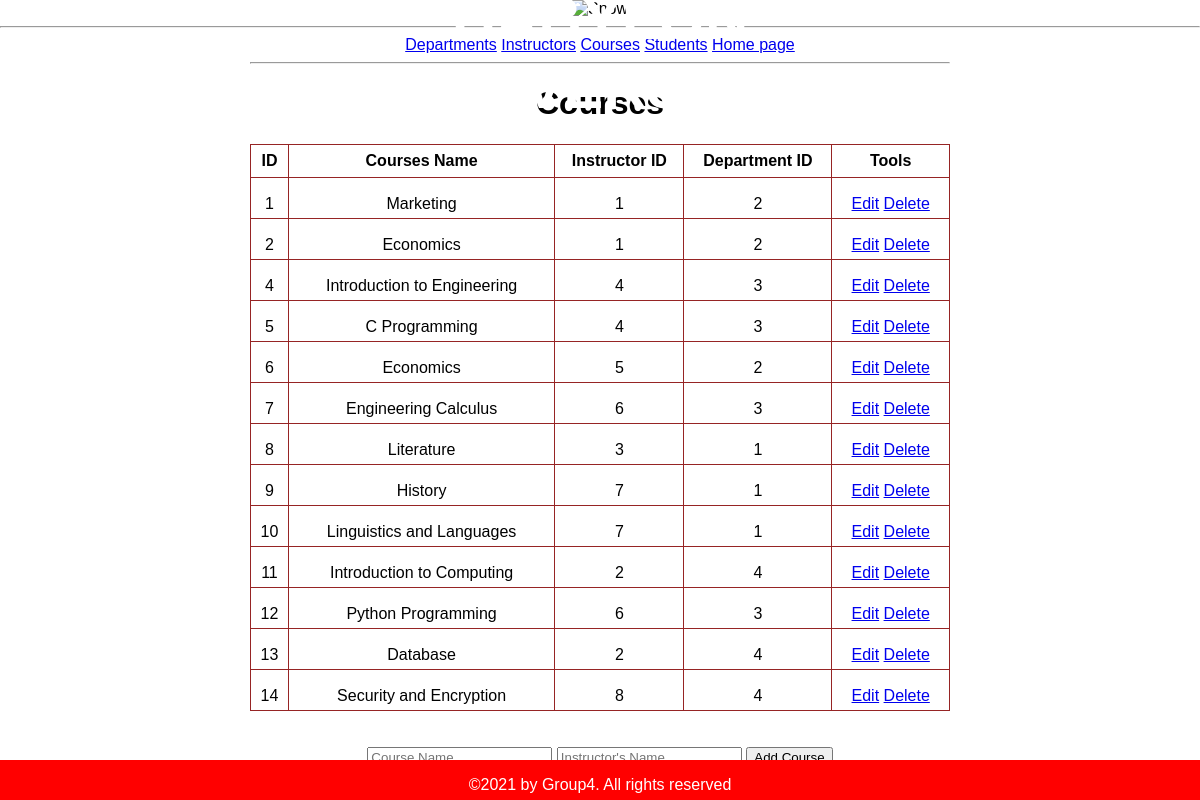
Screenshot of /courses with the database file from the repository.
### Admin.py (models this page shows)
class Courses(db.Model):
    id = db.Column(db.Integer, primary_key=True)
    C_name = db.Column(db.String(100))
    I_id=db.Column(db.Integer, db.ForeignKey('instructors.id'))
    D_id=db.Column(db.Integer, db.ForeignKey('departments.id'))
    student = db.relationship('Students', backref='course')

### Admin.py (the view)
@app.route('/courses', methods=['POST', 'GET'])
def courses():
    if request.method == 'POST':
        try:
            C_name = request.form.get('C_name')
            I_name = request.form.get('I_name')
            link_course_instructor = Instructors.query.filter_by(I_name=I_name).first()
            courses = Courses(C_name=C_name, instructor=link_course_instructor)
            courses.D_id = link_course_instructor.D_id
            db.session.add(courses)
            db.session.commit()
            return redirect('/courses')
        except:
            return "Instructor not found"
    else:
        courses = Courses.query.all()
        return render_template('courses.html', courses=courses)

### templates/courses.html (shortened to what this page needs)
{% extends "base.html" %}
{% block body %}
    <a href="/departments">Departments</a>
    <a href="/instructors">Instructors</a>
    <a href="/courses">Courses</a>
    <a href="/students">Students</a>
    <a href="/functions">Home page</a>
    <hr>
    <h1>Courses</h1>
    {% if courses|length < 1 %}
        <h4>There are no courses</h4>
    {% else %}
    <table style="text-align: center;">
        <tr>
            <th>ID</th>
            <th>Courses Name</th>
            <th>Instructor ID</th>
            <th>Department ID</th>
            <th>Tools</th>
        </tr>
        {%for course in courses%}
        <tr>
            <td>{{course.id}}</td>
            <td>{{course.C_name}}</td>
            <td>{{course.I_id}}</td>
            <td>{{course.D_id}}</td>
            <td>
                <a href="/courses/edit/{{course.id}}">Edit</a>
                <a href="/courses/delete/{{course.id}}">Delete</a>
            </td>
        </tr>
        {% endfor%}
    </table>
    <br> <br>
    {%endif%}
    <form action="/courses" method="post">
        <input type="text" name="C_name" placeholder="Course Name" required>
        <input type="text" name="I_name" placeholder="Instructor's Name" required>
        <input type="submit" value="Add Course">
    </form>
{% endblock %}

### static/style28.css (style rules this page uses)
h1 { color: black; font-family: helvetica; text-align: center; }
body, html { margin: 0; font-family: sans-serif; }
table, td, th { border: 1px solid rgb(150, 36, 36); }
td { text-align:center; padding: 5px; height: 30px; vertical-align: bottom; }
th { height: 30px }
table { border-collapse: collapse; width: 100%; }

### rows the page displays
Courses: id "1", C_name "Marketing", I_id "1", D_id "2"
Courses: id "2", C_name "Economics", I_id "1", D_id "2"
Courses: id "4", C_name "Introduction to Engineering", I_id "4", D_id "3"
Courses: id "5", C_name "C Programming", I_id "4", D_id "3"
Courses: id "6", C_name "Economics", I_id "5", D_id "2"
Courses: id "7", C_name "Engineering Calculus", I_id "6", D_id "3"
Courses: id "8", C_name "Literature", I_id "3", D_id "1"
Courses: id "9", C_name "History", I_id "7", D_id "1"
Courses: id "10", C_name "Linguistics and Languages", I_id "7", D_id "1"
Courses: id "11", C_name "Introduction to Computing", I_id "2", D_id "4"
Courses: id "12", C_name "Python Programming", I_id "6", D_id "3"
Courses: id "13", C_name "Database", I_id "2", D_id "4"
Courses: id "14", C_name "Security and Encryption", I_id "8", D_id "4"
